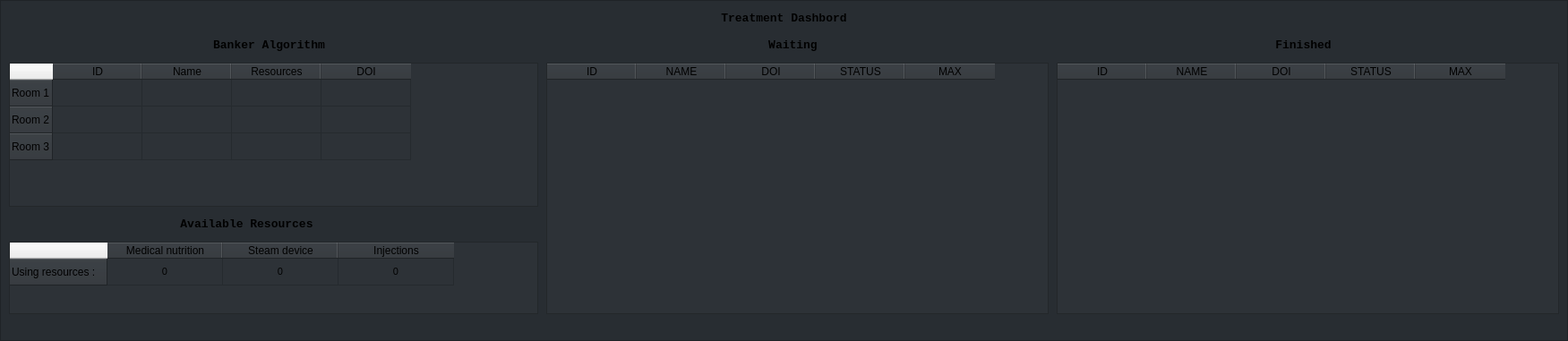
       <widget class="QFrame" name="frame_13">
        <property name="geometry">
         <rect>
          <x>10</x>
          <y>10</y>
          <width>1751</width>
          <height>381</height>
         </rect>
        </property>
        <property name="styleSheet">
         <string notr="true">QFrame
{
	background-color: rgb(40, 45, 50);
}
QFrame:hover
{
	border-color:  rgb(28, 167, 236);
}</string>
        </property>
        <property name="frameShape">
         <enum>QFrame::StyledPanel</enum>
        </property>
        <property name="frameShadow">
         <enum>QFrame::Raised</enum>
        </property>
        <widget class="QTableWidget" name="bankeralgo">
         <property name="geometry">
          <rect>
           <x>10</x>
           <y>70</y>
           <width>591</width>
           <height>161</height>
          </rect>
         </property>
         <property name="font">
          <font>
           <pointsize>8</pointsize>
          </font>
         </property>
         <property name="styleSheet">
          <string notr="true">background-color: rgb(45, 50, 55);</string>
         </property>
         <row>
          <property name="text">
           <string>Room 1</string>
          </property>
         </row>
         <row>
          <property name="text">
           <string>Room 2</string>
          </property>
         </row>
         <row>
          <property name="text">
           <string>Room 3</string>
          </property>
         </row>
         <column>
          <property name="text">
           <string>ID</string>
          </property>
         </column>
         <column>
          <property name="text">
           <string>Name</string>
          </property>
         </column>
         <column>
          <property name="text">
           <string>Resources</string>
          </property>
         </column>
         <column>
          <property name="text">
           <string>DOI</string>
          </property>
         </column>
        </widget>
        <widget class="QLabel" name="label_44">
         <property name="geometry">
          <rect>
           <x>10</x>
           <y>40</y>
           <width>581</width>
           <height>20</height>
          </rect>
         </property>
         <property name="font">
          <font>
           <family>Consolas</family>
           <pointsize>10</pointsize>
           <weight>75</weight>
           <bold>true</bold>
          </font>
         </property>
         <property name="text">
          <string>Banker Algorithm</string>
         </property>
         <property name="alignment">
          <set>Qt::AlignCenter</set>
         </property>
        </widget>
        <widget class="QLabel" name="label_45">
         <property name="geometry">
          <rect>
           <x>10</x>
           <y>10</y>
           <width>1731</width>
           <height>20</height>
          </rect>
         </property>
         <property name="font">
          <font>
           <family>Consolas</family>
           <pointsize>10</pointsize>
           <weight>75</weight>
           <bold>true</bold>
          </font>
         </property>
         <property name="text">
          <string>Treatment Dashbord</string>
         </property>
         <property name="alignment">
          <set>Qt::AlignCenter</set>
         </property>
        </widget>
        <widget class="QTableWidget" name="treatwaiting">
         <property name="geometry">
          <rect>
           <x>610</x>
           <y>70</y>
           <width>561</width>
           <height>281</height>
          </rect>
         </property>
         <property name="font">
          <font>
           <pointsize>8</pointsize>
          </font>
         </property>
         <property name="styleSheet">
          <string notr="true">background-color: rgb(45, 50, 55);</string>
         </property>
         <column>
          <property name="text">
           <string>ID</string>
          </property>
         </column>
         <column>
          <property name="text">
           <string>NAME</string>
          </property>
         </column>
         <column>
          <property name="text">
           <string>DOI</string>
          </property>
         </column>
         <column>
          <property name="text">
           <string>STATUS</string>
          </property>
         </column>
         <column>
          <property name="text">
           <string>MAX</string>
          </property>
         </column>
        </widget>
        <widget class="QTableWidget" name="treatfinish">
         <property name="geometry">
          <rect>
           <x>1180</x>
           <y>70</y>
           <width>561</width>
           <height>281</height>
          </rect>
         </property>
         <property name="font">
          <font>
           <pointsize>8</pointsize>
          </font>
         </property>
         <property name="styleSheet">
          <string notr="true">background-color: rgb(45, 50, 55);</string>
         </property>
         <column>
          <property name="text">
           <string>ID</string>
          </property>
         </column>
         <column>
          <property name="text">
           <string>NAME</string>
          </property>
         </column>
         <column>
          <property name="text">
           <string>DOI</string>
          </property>
         </column>
         <column>
          <property name="text">
           <string>STATUS</string>
          </property>
         </column>
         <column>
          <property name="text">
           <string>MAX</string>
          </property>
         </column>
        </widget>
        <widget class="QLabel" name="label_62">
         <property name="geometry">
          <rect>
           <x>610</x>
           <y>40</y>
           <width>551</width>
           <height>20</height>
          </rect>
         </property>
         <property name="font">
          <font>
           <family>Consolas</family>
           <pointsize>10</pointsize>
           <weight>75</weight>
           <bold>true</bold>
          </font>
         </property>
         <property name="text">
          <string>Waiting</string>
         </property>
         <property name="alignment">
          <set>Qt::AlignCenter</set>
         </property>
        </widget>
        <widget class="QLabel" name="label_63">
         <property name="geometry">
          <rect>
           <x>1180</x>
           <y>40</y>
           <width>551</width>
           <height>20</height>
          </rect>
         </property>
         <property name="font">
          <font>
           <family>Consolas</family>
           <pointsize>10</pointsize>
           <weight>75</weight>
           <bold>true</bold>
          </font>
         </property>
         <property name="text">
          <string>Finished</string>
         </property>
         <property name="alignment">
          <set>Qt::AlignCenter</set>
         </property>
        </widget>
        <widget class="QTableWidget" name="bankeravbl">
         <property name="geometry">
          <rect>
           <x>10</x>
           <y>270</y>
           <width>591</width>
           <height>81</height>
          </rect>
         </property>
         <property name="font">
          <font>
           <pointsize>8</pointsize>
          </font>
         </property>
         <property name="styleSheet">
          <string notr="true">background-color: rgb(45, 50, 55);</string>
         </property>
         <attribute name="horizontalHeaderDefaultSectionSize">
          <number>129</number>
         </attribute>
         <row>
          <property name="text">
           <string>Using resources : </string>
          </property>
         </row>
         <column>
          <property name="text">
           <string>Medical nutrition</string>
          </property>
          <property name="textAlignment">
           <set>AlignCenter</set>
          </property>
         </column>
         <column>
          <property name="text">
           <string>Steam device</string>
          </property>
         </column>
         <column>
          <property name="text">
           <string>Injections</string>
          </property>
         </column>
         <item row="0" column="0">
          <property name="text">
           <string>0</string>
          </property>
          <property name="textAlignment">
           <set>AlignCenter</set>
          </property>
         </item>
         <item row="0" column="1">
          <property name="text">
           <string>0</string>
          </property>
          <property name="textAlignment">
           <set>AlignCenter</set>
          </property>
         </item>
         <item row="0" column="2">
          <property name="text">
           <string>0</string>
          </property>
          <property name="textAlignment">
           <set>AlignCenter</set>
          </property>
         </item>
        </widget>
        <widget class="QLabel" name="label_71">
         <property name="geometry">
          <rect>
           <x>10</x>
           <y>240</y>
           <width>531</width>
           <height>20</height>
          </rect>
         </property>
         <property name="font">
          <font>
           <family>Consolas</family>
           <pointsize>10</pointsize>
           <weight>75</weight>
           <bold>true</bold>
          </font>
         </property>
         <property name="text">
          <string>Available Resources</string>
         </property>
         <property name="alignment">
          <set>Qt::AlignCenter</set>
         </property>
        </widget>
       </widget>
